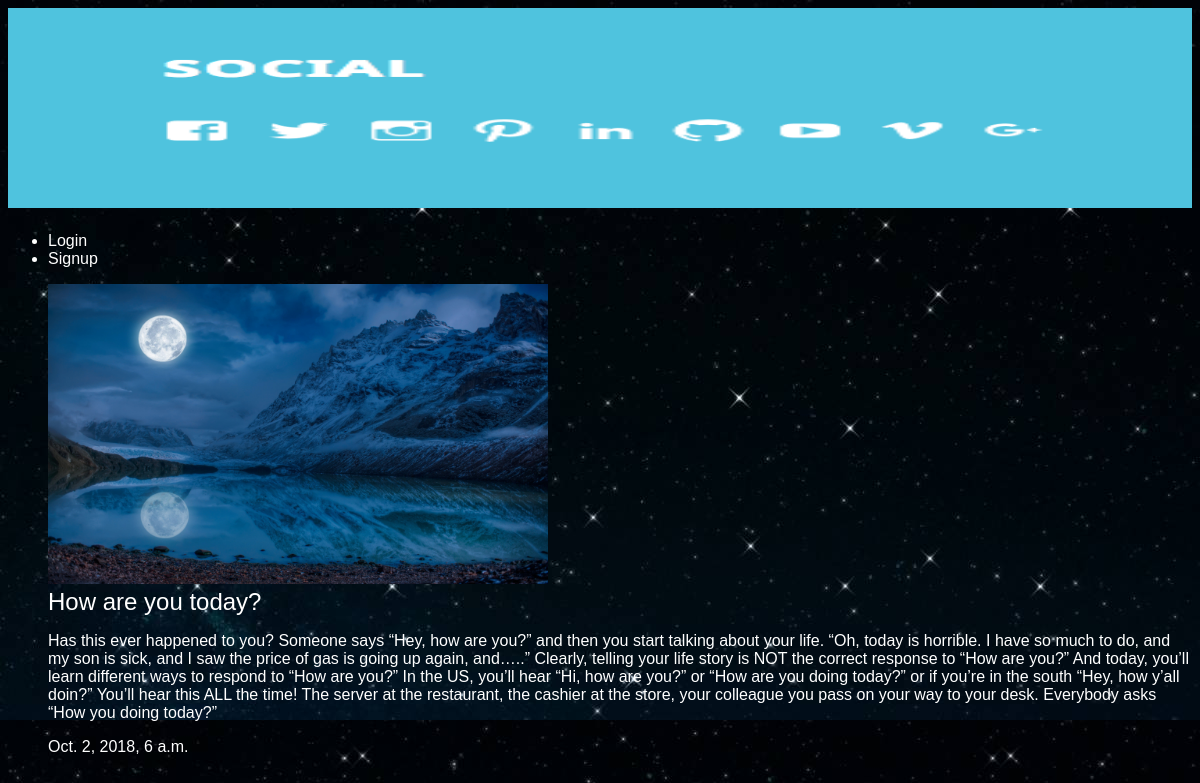
The app's page /socio/how-are-you/ with its own data.
### socio/models.py (models this page shows, shortened)
class Social(models.Model):
	title = models.CharField(max_length=100)
	slug = models.SlugField()
	body = models.TextField()
	date = models.DateTimeField(auto_now_add=False, default=datetime.now())
	thumb = models.ImageField(default='default.png', blank=True)
	profile = models.ForeignKey(User, default=None, on_delete=models.CASCADE)

### socio/views.py (the view)
# urls.py: path('<slug:slug>/', views.social_detail, name='detail'),
def social_detail(request,slug):
	social =Social.objects.get(slug=slug)
	return render(request , 'socio/details.html', {'social':social})

### socio/templates/socio/details.html
{% extends 'base_layout.html' %}
{% block content %}
<dir class="product-detail">
  <div class="product">
  	<img style="height:300px; width: 500px;" src="{{social.thumb.url}}"/>
  	<h2> {{social.title}}</h2>
  	<p> {{social.body}}</p>
     <p> {{social.date}}</p>
  </div>
  </div>
{% endblock %}

### static/style.css (style rules this page uses)
body { background-color:#0f121f; background-image: url(/static/back.jpg); color: #fff; }
body * { font-family: Helvetica; }
h1,h2,h3,h4,h5 { font-weight: normal; margin: 0; }

### records on screen
Social: thumb (picture), title "How are you today?", body "Has this ever happened to you? Someone says “Hey, how are you?” and then you start talking about your life. “Oh, today is horrible. I have so much to do, and my son is sick, and I saw the price of gas is going up again, and…..” Clearly, telling your life story is NOT the correct response to “How are you?” And today, you’ll learn different ways to respond to “How are you?” In the US, you’ll hear “Hi, how are you?” or “How are you doing today?” or if you’re in the south “Hey, how y’all doin?” You’ll hear this ALL the time! The server at the restaurant, the cashier at the store, your colleague you pass on your way to your desk. Everybody asks “How you doing today?”", date "Oct. 2, 2018, 6 a.m."
